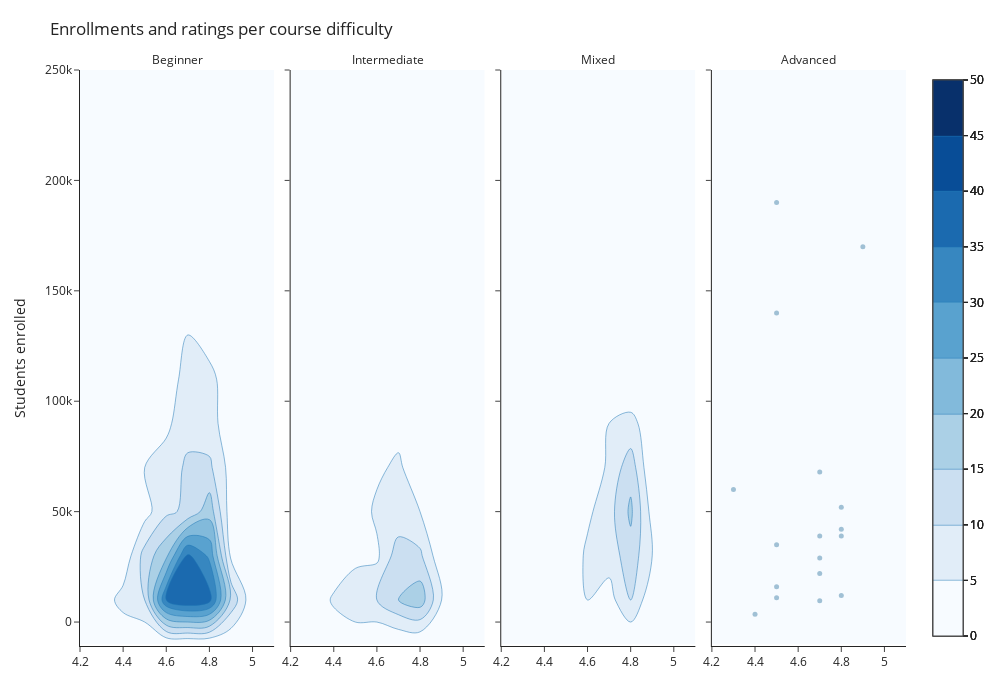

Notebook code for this chart:
### Code cell
fig = px.density_contour(
    df_cleaned, 
    x="course_rating", 
    y="course_students_enrolled", 
    facet_col="course_difficulty", 
    template="simple_white",
    width=1000, 
    height=700
)

fig.update_traces(
    contours_coloring="fill", 
    colorscale="Blues",
    zmin=0,
    zmax=50,
    hovertemplate=
        "Students Enrolled: %{y:,.0f}<br>" + 
        "Rating: %{x}<br>" + 
        "Density: %{z}<br>" 
)

fig.update_layout(
    title = "Enrollments and ratings per course difficulty",
    yaxis_title = "Students enrolled",
    xaxis_title = False,
    hoverlabel=dict(
        bgcolor="white",
        bordercolor = "white",
        font=dict(
            color="#494a5e"
        )
    ),
    margin=dict(t=70, b=5)
)

forth_facet_data = df_cleaned[df_cleaned['course_difficulty'] == "Advanced"]
fig.add_trace(go.Scatter(
    x=forth_facet_data['course_rating'],
    y=forth_facet_data['course_students_enrolled'],
    mode='markers',
    marker=dict(
        color="#1D6996",
        size=5,
        opacity=0.4
        ),
        name="Professional certificate",
        hovertext=(
            "Title: " + "<b>" + forth_facet_data["course_title"].astype(str) + "</b>" +"<br>" + 
            "Students Enrolled: " + forth_facet_data["course_students_enrolled"].map(lambda x: f"{x:,.0f}").astype(str) + "<br>" + 
            "Organization: "+ forth_facet_data['course_organization'].astype(str) + "<br>" + 
            "Rating: " + forth_facet_data['course_rating'].astype(str)
        ),  
    hoverinfo="text"
    ), 
    row=1, 
    col=4,
)

fig.for_each_annotation(lambda a: a.update(text=a.text.split("=")[-1]))
fig.update_xaxes(title='')

fig.show()

### Figure 1 — Plotly figure (JSON) as saved in the notebook; plotly's stock layout.template omitted (floating-point values rounded to 4 significant figures; data arrays with more than 128 entries replaced by an {"elided": "..."} marker saying what was removed)
{"data": [{"colorscale": [[0, "rgb(247,251,255)"], [0.125, "rgb(222,235,247)"], [0.25, "rgb(198,219,239)"], [0.375, "rgb(158,202,225)"], [0.5, "rgb(107,174,214)"], [0.625, "rgb(66,146,198)"], [0.75, "rgb(33,113,181)"], [0.875, "rgb(8,81,156)"], [1, "rgb(8,48,107)"]], "contours": {"coloring": "fill"}, "hovertemplate": "Students Enrolled: %{y:,.0f}<br>Rating: %{x}<br>Density: %{z}<br>", "legendgroup": "", "line": {"color": "#1F77B4"}, "name": "", "showlegend": false, "type": "histogram2dcontour", "x": {"elided": "440 float values"}, "xaxis": "x", "xbingroup": "x", "y": {"elided": "440 int values"}, "yaxis": "y", "ybingroup": "y", "zmax": 50, "zmin": 0}, {"colorscale": [[0, "rgb(247,251,255)"], [0.125, "rgb(222,235,247)"], [0.25, "rgb(198,219,239)"], [0.375, "rgb(158,202,225)"], [0.5, "rgb(107,174,214)"], [0.625, "rgb(66,146,198)"], [0.75, "rgb(33,113,181)"], [0.875, "rgb(8,81,156)"], [1, "rgb(8,48,107)"]], "contours": {"coloring": "fill"}, "hovertemplate": "Students Enrolled: %{y:,.0f}<br>Rating: %{x}<br>Density: %{z}<br>", "legendgroup": "", "line": {"color": "#1F77B4"}, "name": "", "showlegend": false, "type": "histogram2dcontour", "x": {"elided": "176 float values"}, "xaxis": "x2", "xbingroup": "x", "y": {"elided": "176 int values"}, "yaxis": "y2", "ybingroup": "y", "zmax": 50, "zmin": 0}, {"colorscale": [[0, "rgb(247,251,255)"], [0.125, "rgb(222,235,247)"], [0.25, "rgb(198,219,239)"], [0.375, "rgb(158,202,225)"], [0.5, "rgb(107,174,214)"], [0.625, "rgb(66,146,198)"], [0.75, "rgb(33,113,181)"], [0.875, "rgb(8,81,156)"], [1, "rgb(8,48,107)"]], "contours": {"coloring": "fill"}, "hovertemplate": "Students Enrolled: %{y:,.0f}<br>Rating: %{x}<br>Density: %{z}<br>", "legendgroup": "", "line": {"color": "#1F77B4"}, "name": "", "showlegend": false, "type": "histogram2dcontour", "x": {"elided": "164 float values"}, "xaxis": "x3", "xbingroup": "x", "y": {"elided": "164 int values"}, "yaxis": "y3", "ybingroup": "y", "zmax": 50, "zmin": 0}, {"colorscale": [[0, "rgb(247,251,255)"], [0.125, "rgb(222,235,247)"], [0.25, "rgb(198,219,239)"], [0.375, "rgb(158,202,225)"], [0.5, "rgb(107,174,214)"], [0.625, "rgb(66,146,198)"], [0.75, "rgb(33,113,181)"], [0.875, "rgb(8,81,156)"], [1, "rgb(8,48,107)"]], "contours": {"coloring": "fill"}, "hovertemplate": "Students Enrolled: %{y:,.0f}<br>Rating: %{x}<br>Density: %{z}<br>", "legendgroup": "", "line": {"color": "#1F77B4"}, "name": "", "showlegend": false, "type": "histogram2dcontour", "x": [4.5, 4.7, 4.9, 4.7, 4.8, 4.5, 4.5, 4.5, 4.8, 4.4, 4.7, 4.3, 4.5, 4.7, 4.7, 4.8, 4.8], "xaxis": "x4", "xbingroup": "x", "y": [190000, 39000, 170000, 29000, 52000, 140000, 16000, 35000, 42000, 3500, 9700, 60000, 11000, 68000, 22000, 39000, 12000], "yaxis": "y4", "ybingroup": "y", "zmax": 50, "zmin": 0}, {"hoverinfo": "text", "hovertext": ["Title: <b>Advanced Machine Learning</b><br>Students Enrolled: 190,000<br>Organization: National Research University Higher School Of Economics<br>Rating: 4.5", "Title: <b>Self-Driving Cars</b><br>Students Enrolled: 39,000<br>Organization: University Of Toronto<br>Rating: 4.7", "Title: <b>Medical Neuroscience</b><br>Students Enrolled: 170,000<br>Organization: Duke University<br>Rating: 4.9", "Title: <b>Advanced Valuation And Strategy - M&A, Private Equity, And Venture Capital</b><br>Students Enrolled: 29,000<br>Organization: Erasmus University Rotterdam<br>Rating: 4.7", "Title: <b>Learn English: Advanced Grammar And Punctuation</b><br>Students Enrolled: 52,000<br>Organization: University Of California, Irvine<br>Rating: 4.8", "Title: <b>Data Warehousing For Business Intelligence</b><br>Students Enrolled: 140,000<br>Organization: University Of Colorado System<br>Rating: 4.5", "Title: <b>Site Reliability Engineering: Measuring And Managing Reliability</b><br>Students Enrolled: 16,000<br>Organization: Google Cloud<br>Rating: 4.5", "Title: <b>Advanced Machine Learning With Tensorflow On Google Cloud Platform</b><br>Students Enrolled: 35,000<br>Organization: Google Cloud<br>Rating: 4.5", "Title: <b>Social And Economic Networks:  Models And Analysis</b><br>Students Enrolled: 42,000<br>Organization: Stanford University<br>Rating: 4.8", "Title: <b>Ibm Ai Enterprise Workflow</b><br>Students Enrolled: 3,500<br>Organization: Ibm<br>Rating: 4.4", "Title: <b>Autodesk Certified Professional: Revit For Architectural Design Exam Prep</b><br>Students Enrolled: 9,700<br>Organization: Autodesk<br>Rating: 4.7", "Title: <b>Strategic Business Analytics</b><br>Students Enrolled: 60,000<br>Organization: Essec Business School<br>Rating: 4.3", "Title: <b>Antibiotic Stewardship</b><br>Students Enrolled: 11,000<br>Organization: Stanford University<br>Rating: 4.5", "Title: <b>Probabilistic Graphical Models 1: Representation</b><br>Students Enrolled: 68,000<br>Organization: Stanford University<br>Rating: 4.7", "Title: <b>Autodesk Certified Professional: Autocad For Design And Drafting Exam Prep</b><br>Students Enrolled: 22,000<br>Organization: Autodesk<br>Rating: 4.7", "Title: <b>Introduction To Self-Driving Cars</b><br>Students Enrolled: 39,000<br>Organization: University Of Toronto<br>Rating: 4.8", "Title: <b>Spacecraft Dynamics And Control</b><br>Students Enrolled: 12,000<br>Organization: University Of Colorado Boulder<br>Rating: 4.8"], "marker": {"color": "#1D6996", "opacity": 0.4, "size": 5}, "mode": "markers", "name": "Professional certificate", "type": "scatter", "x": [4.5, 4.7, 4.9, 4.7, 4.8, 4.5, 4.5, 4.5, 4.8, 4.4, 4.7, 4.3, 4.5, 4.7, 4.7, 4.8, 4.8], "xaxis": "x4", "y": [190000, 39000, 170000, 29000, 52000, 140000, 16000, 35000, 42000, 3500, 9700, 60000, 11000, 68000, 22000, 39000, 12000], "yaxis": "y4"}], "layout": {"annotations": [{"font": {}, "showarrow": false, "text": "Beginner", "x": 0.1175, "xanchor": "center", "xref": "paper", "y": 1, "yanchor": "bottom", "yref": "paper"}, {"font": {}, "showarrow": false, "text": "Intermediate", "x": 0.3725, "xanchor": "center", "xref": "paper", "y": 1, "yanchor": "bottom", "yref": "paper"}, {"font": {}, "showarrow": false, "text": "Mixed", "x": 0.6275, "xanchor": "center", "xref": "paper", "y": 1, "yanchor": "bottom", "yref": "paper"}, {"font": {}, "showarrow": false, "text": "Advanced", "x": 0.8825, "xanchor": "center", "xref": "paper", "y": 1, "yanchor": "bottom", "yref": "paper"}], "height": 700, "hoverlabel": {"bgcolor": "white", "bordercolor": "white", "font": {"color": "#494a5e"}}, "legend": {"tracegroupgap": 0}, "margin": {"b": 5, "t": 70}, "title": {"text": "Enrollments and ratings per course difficulty"}, "width": 1000, "xaxis": {"anchor": "y", "domain": [0, 0.235], "title": {"text": ""}}, "xaxis2": {"anchor": "y2", "domain": [0.255, 0.49], "matches": "x", "title": {"text": ""}}, "xaxis3": {"anchor": "y3", "domain": [0.51, 0.745], "matches": "x", "title": {"text": ""}}, "xaxis4": {"anchor": "y4", "domain": [0.765, 1.0], "matches": "x", "title": {"text": ""}}, "yaxis": {"anchor": "x", "domain": [0, 1], "title": {"text": "Students enrolled"}}, "yaxis2": {"anchor": "x2", "domain": [0, 1], "matches": "y", "showticklabels": false}, "yaxis3": {"anchor": "x3", "domain": [0, 1], "matches": "y", "showticklabels": false}, "yaxis4": {"anchor": "x4", "domain": [0, 1], "matches": "y", "showticklabels": false}}}
